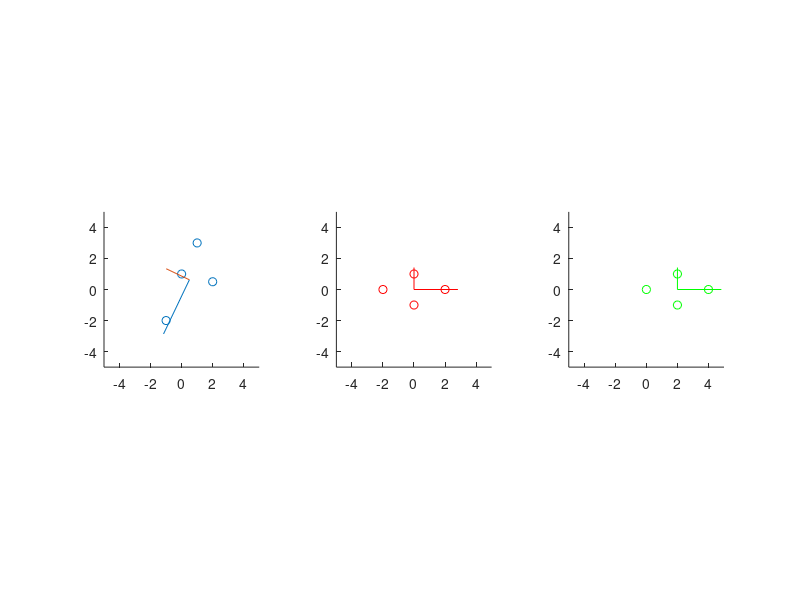

The MATLAB script that drew this image:
%% clean up
%close all;
clear all;
clc;

%% ex 22
w = [-1 1 0 2; ... 
     -2 3 1 0.5];
 
mu = mean(w,2);
w2 = w - repmat(mu, 1, size(w,2));
[U S V] = svd(w2);

subplot(1,3,1);
hold on;
scatter(w(1,:), w(2,:));
axis([-5 5 -5 5]);
axis equal;
plot([mu(1,1) mu(1,1)+U(1,1)*S(1,1)], [mu(2,1) mu(2,1)+U(2,1)*S(1,1)]);
plot([mu(1,1) mu(1,1)+U(1,2)*S(2,2)], [mu(2,1) mu(2,1)+U(2,2)*S(2,2)]);
hold off;


%% ex 23a
w = [0 2  0 -2; ... 
     1 0 -1  0];
 
mu = mean(w,2);
w2 = w - repmat(mu, 1, size(w,2));
[U S V] = svd(w2);

subplot(1,3,2);
hold on;
scatter(w(1,:), w(2,:), 'r');
axis([-5 5 -5 5]);
axis equal;
plot([mu(1,1) mu(1,1)+U(1,1)*S(1,1)], [mu(2,1) mu(2,1)+U(2,1)*S(1,1)], 'r');
plot([mu(1,1) mu(1,1)+U(1,2)*S(2,2)], [mu(2,1) mu(2,1)+U(2,2)*S(2,2)], 'r');
hold off;


%% ex 23b
w = [2 4  2 0; ... 
     1 0 -1 0];
 
mu = mean(w,2);
w2 = w - repmat(mu, 1, size(w,2));
[U S V] = svd(w2);

subplot(1,3,3);
hold on;
scatter(w(1,:), w(2,:), 'g');
axis([-5 5 -5 5]);
axis equal;
plot([mu(1,1) mu(1,1)+U(1,1)*S(1,1)], [mu(2,1) mu(2,1)+U(2,1)*S(1,1)], 'g');
plot([mu(1,1) mu(1,1)+U(1,2)*S(2,2)], [mu(2,1) mu(2,1)+U(2,2)*S(2,2)], 'g');
hold off;